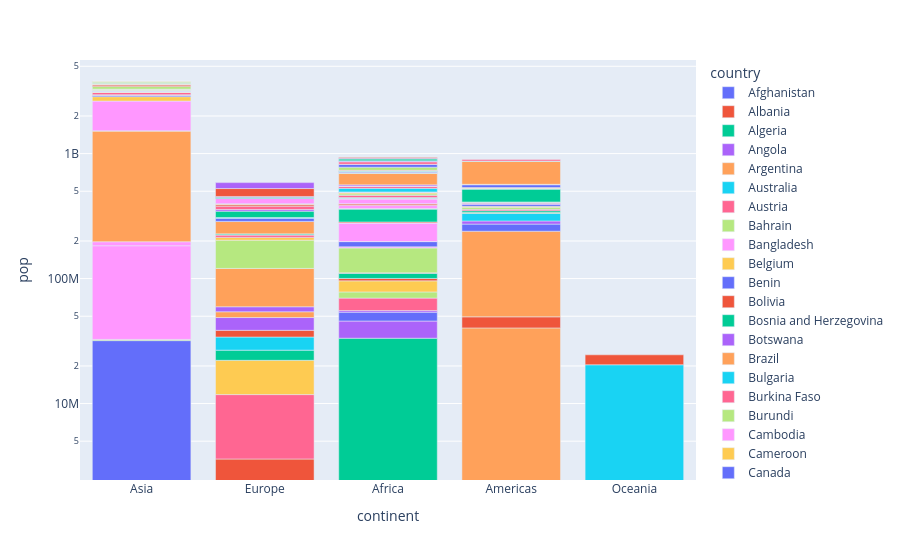

Notebook code cell kept with this figure:
### Code cell
# stacked bar chart
# pop contribution per country to a continents pop stacked for a particular year(2007)
temp_df = gap[gap['year'] == 2007]
px.bar(temp_df, x='continent', y='pop', color='country',log_y=True)
